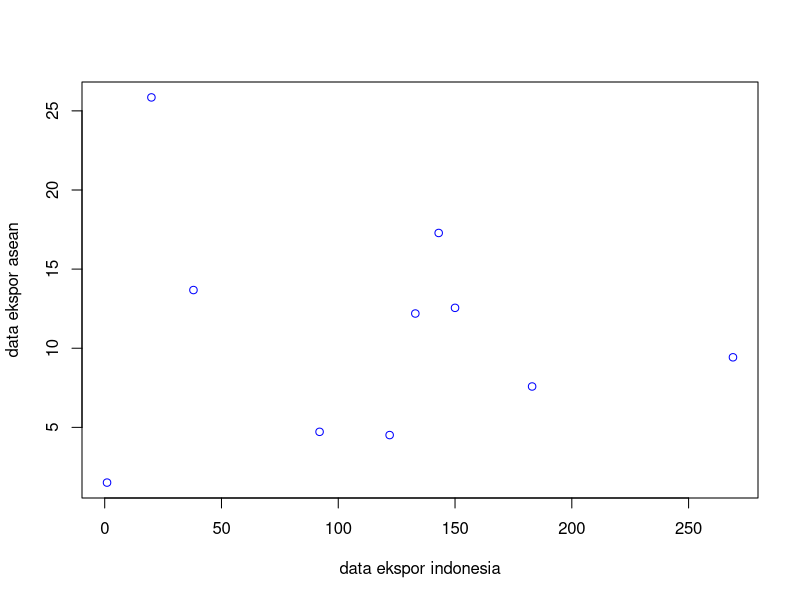
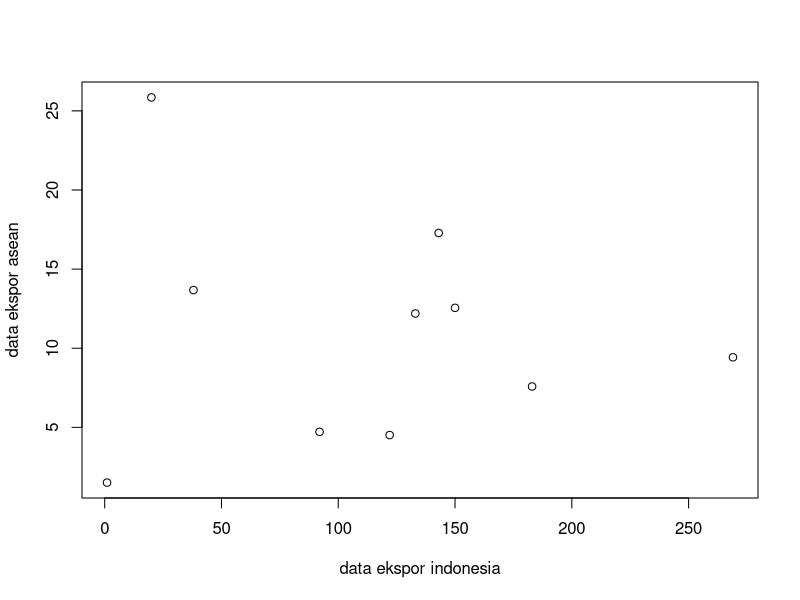
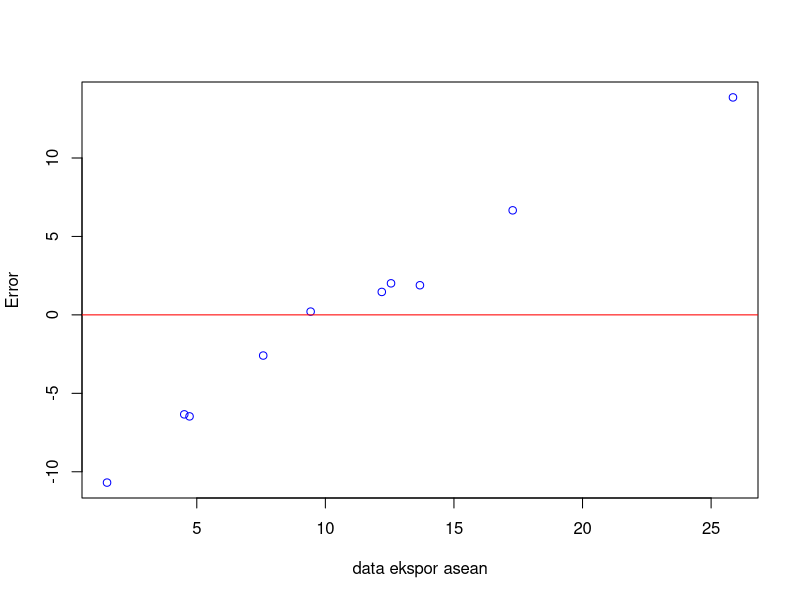
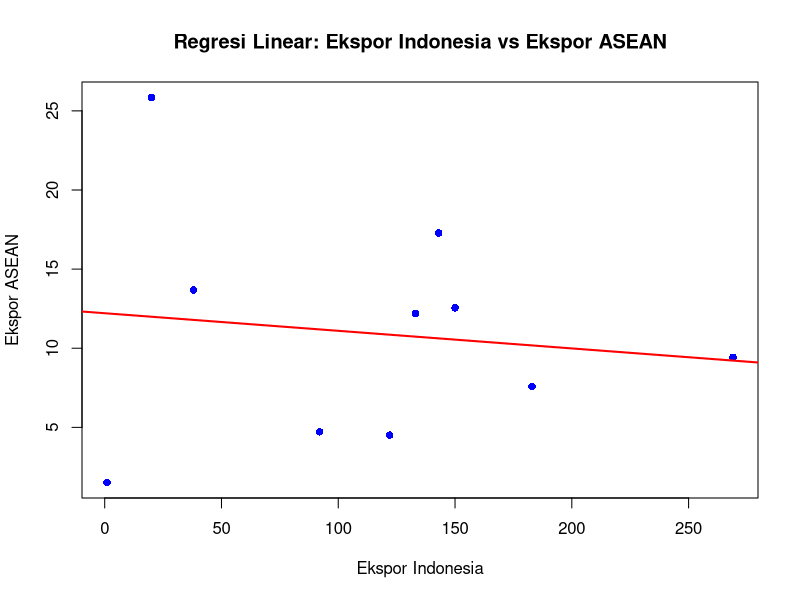

These figures' R source, in order:
## ---- chunk 1
#| warning: false
#| echo: true
library(tidyverse)
library(readxl)
## ---- chunk 2
dat<-read_excel('data ekspor tebu indo dan dunia.xlsx')
plot(dat$X,dat$Y,xlab="data ekspor indonesia",ylab="data ekspor asean", col = "blue")
## ---- chunk 3
dat<-read_excel('data ekspor tebu indo dan dunia.xlsx')

plot(dat$X,dat$Y,xlab="data ekspor indonesia",ylab="data ekspor asean")

reg1<-lm(Y~X,data=dat)
summary(reg1)
## ---- chunk 4
reg1<-lm(Y~X,data=dat)
summary(reg1)
## ---- chunk 5
dat$u<-resid(reg1) # generate error
plot(dat$Y,dat$u,xlab="data ekspor asean",ylab="Error", col = "blue") # plot error vs Y
abline(h=0, col = "red") # membuat garis horizontal di y=0
## ---- chunk 6
# Membuat model regresi linear
model <- lm(Y ~ X, data = dat)

# Menampilkan ringkasan hasil regresi
summary(model)
## ---- chunk 7
# Menampilkan persamaan regresi
intercept <- coef(model)[1]
slope <- coef(model)[2]
cat("Persamaan regresi: Y =", intercept, "+", slope, "* X\n")
## ---- chunk 8
# Membuat plot data dan garis regresi
plot(dat$X, dat$Y, main = "Regresi Linear: Ekspor Indonesia vs Ekspor ASEAN",
     xlab = "Ekspor Indonesia", ylab = "Ekspor ASEAN", pch = 16, col = "blue")
abline(model, col = "red", lwd = 2)
